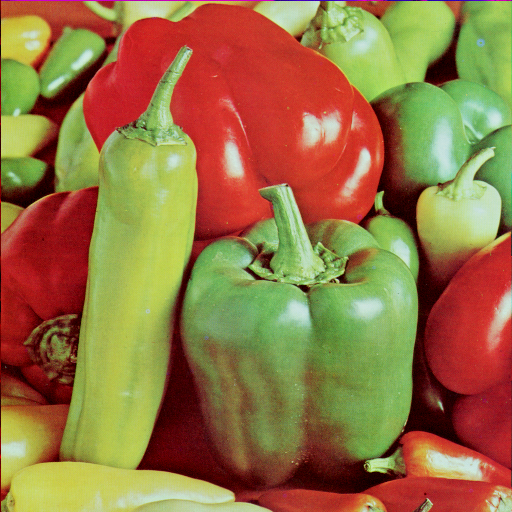
%> input picture exercises/mobina-t77/12/peppers.png, 512 x 512 px
$ octave Steganography.m   (GNU Octave 9; MATLAB toolbox functions it lacks are replaced by stand-ins)
%> lines starting %> are read from the running program, lines starting %| are printed output that depends on the picture; in (x1, y1, x2, y2) boxes, pixels count from 0 and x2, y2 are one past the last pixel; in counts of white or black regions, pixels touching at a corner belong together; the program's own positions count from 1; pictures that were not available may be replaced by others from this repository, and a replacement may not be noted

img=imread('peppers.png');
%> img is the input picture: size 512x512x3 uint8; mean R, G, B 149.8, 115.6, 66.5
img= rgb2gray(img);
%> img: size 512x512 uint8
im=imread('poem.jpeg');
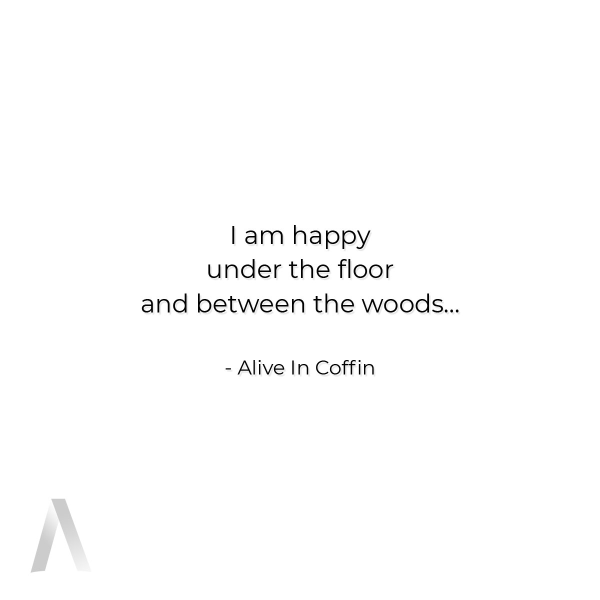
%> input picture exercises/eveaskari/Exc 18/Poem.jpg, 1200 x 1200 px, given in place of poem.jpeg, which was not available (shown at 1/2 size)
%> im is the input picture: size 1200x1200x3 uint8; min 0, max 255, mean 252.6
Hide=rgb2gray(im);
Hide= imresize(Hide,[size(img,1),size(img,2)]);
%> Hide: size 512x512 uint8

i=2
bit1=mod(floor(Hide/i^7),i);
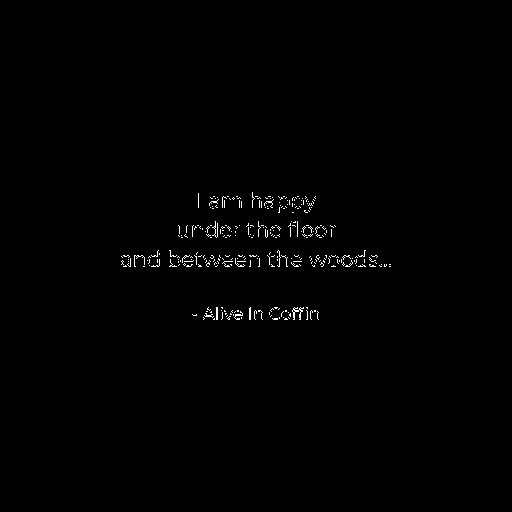
%> bit1: size 512x512 uint8; values 0 (black) and 1 (white), 0.63% white in thin lines or dots, all inside (x1, y1, x2, y2) = (121, 192, 391, 320)
bit2=mod(floor(img/i),i);
%> bit2: size 512x512 uint8; values 0 (black) and 1 (white), 50% white; black in thin lines or dots
bit3=mod(floor(img/i^2),i);
%> bit3: size 512x512 uint8; values 0 (black) and 1 (white), 50% white in thin lines or dots
bit4=mod(floor(img/i^3),i);
%> bit4: size 512x512 uint8; values 0 (black) and 1 (white), 49% white in thin lines or dots
bit5=mod(floor(img/i^4),i);
%> bit5: size 512x512 uint8; values 0 (black) and 1 (white), 48.7% white; 2655 white regions (2616 under 20 px), largest, box (x1, y1, x2, y2) and area: (0, 0, 512, 512) 115236, (292, 89, 368, 180) 2162, (483, 288, 512, 357) 649
bit6=mod(floor(img/i^5),i);
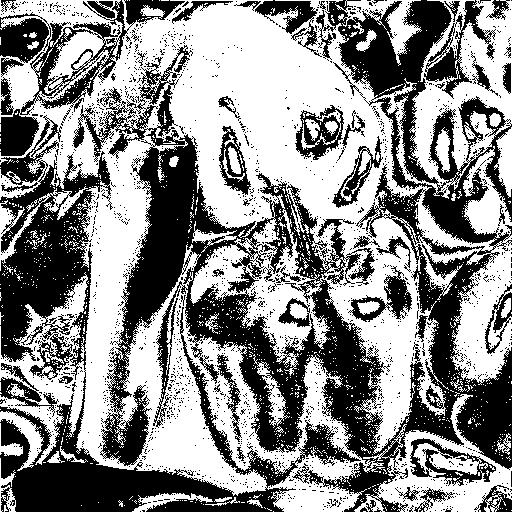
%> bit6: size 512x512 uint8; values 0 (black) and 1 (white), 55.1% white; 1883 black regions (1828 under 20 px), largest, box (x1, y1, x2, y2) and area: (73, 0, 512, 512) 63346, (0, 115, 361, 512) 28231, (0, 0, 185, 156) 7212
bit7=mod(floor(img/i^6),i);
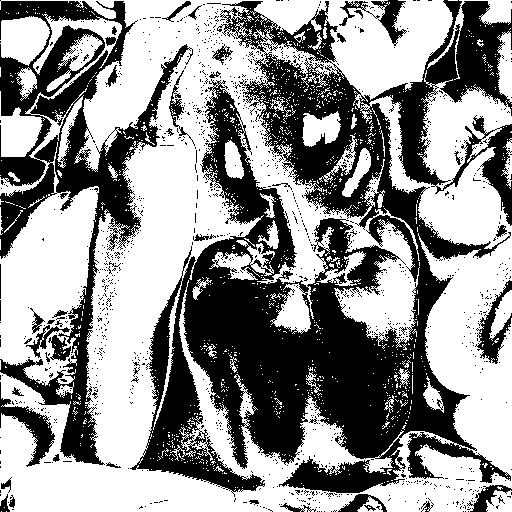
%> bit7: size 512x512 uint8; values 0 (black) and 1 (white), 57.2% white; 1240 black regions (1197 under 20 px), largest, box (x1, y1, x2, y2) and area: (130, 0, 512, 497) 80874, (0, 0, 193, 465) 22020, (0, 382, 55, 467) 1281
bit8=mod(floor(img/i^7),i);
%> bit8: size 512x512 uint8; values 0 (black) and 1 (white), 76.4% white; 718 black regions (651 under 20 px), largest, box (x1, y1, x2, y2) and area: (136, 217, 408, 499) 12529, (0, 187, 99, 512) 12156, (370, 98, 512, 475) 10475
data=(i*(i*(i*(i*(i*(i*(i*bit8)+bit7)+bit6)+bit5)+bit4)+bit3)+bit2)+bit1;
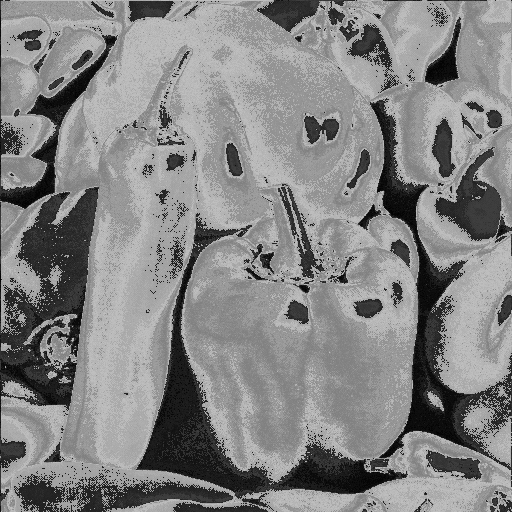
%> data: size 512x512 uint8; min 0, max 192, mean 132.3

merg_bit1=bit8 .* 128+bit7 .* 64+bit6 .*32 ;
merg_bit2=bit8 .* 128+bit7 .* 64+bit6 .*32 +bit5.*16+bit4.*8;
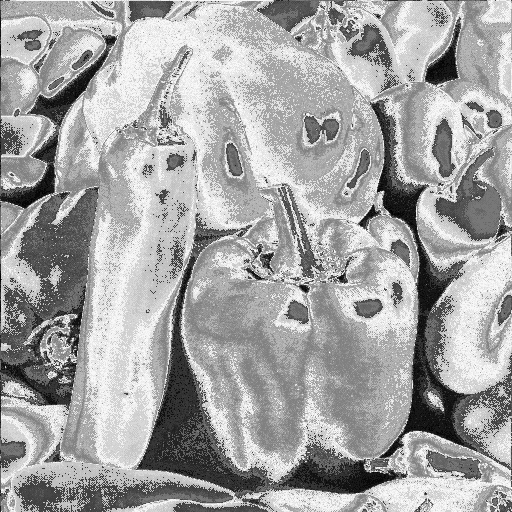
%> merg_bit2: size 512x512 uint8; min 0, max 248, mean 163.8
figure(1);
imshow((bit8.*255))
title('bitplane 8');
figure(2);
subplot (2,3,1)
imshow(img);
title('raw image');
subplot (2,3,2)
imhist(img)
title(' histogram of raw image');
subplot (2,3,3)
imhist(histeq(data))
title('histogram eq of raw image');
subplot (2,3,4)
imshow(uint8(data));
title('steganography');
subplot (2,3,5)
imhist(data)
title(' histogram of steganography');
subplot (2,3,6)
imhist(histeq(data))
title(' histogram eq of steganography');
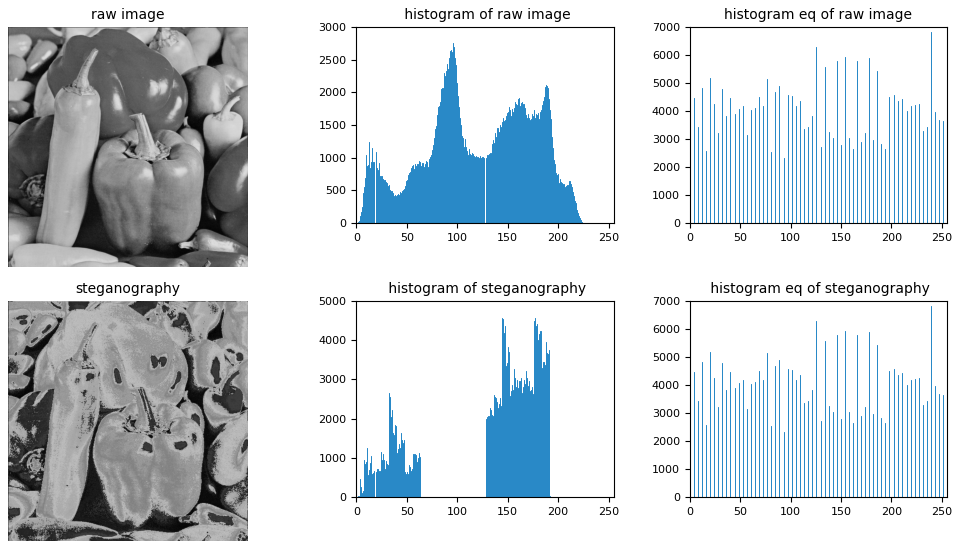
%> figure redrawn from the program's plot data, 6 panels
figure;
subplot (1,2,1)
imshow(uint8(merg_bit1));
title('bit plan 6,7,8');
subplot (2,2,2)
imshow(merg_bit2);
title('bit plane 4,5,6,7,8');
